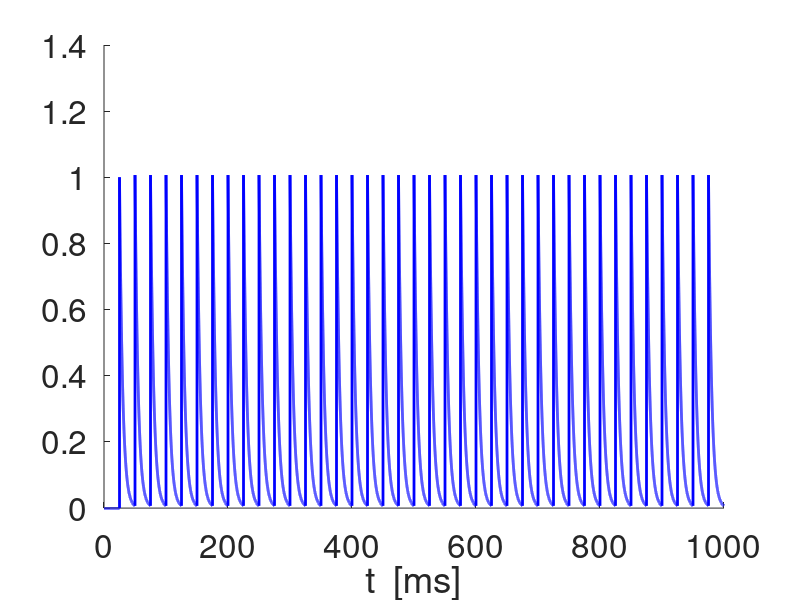
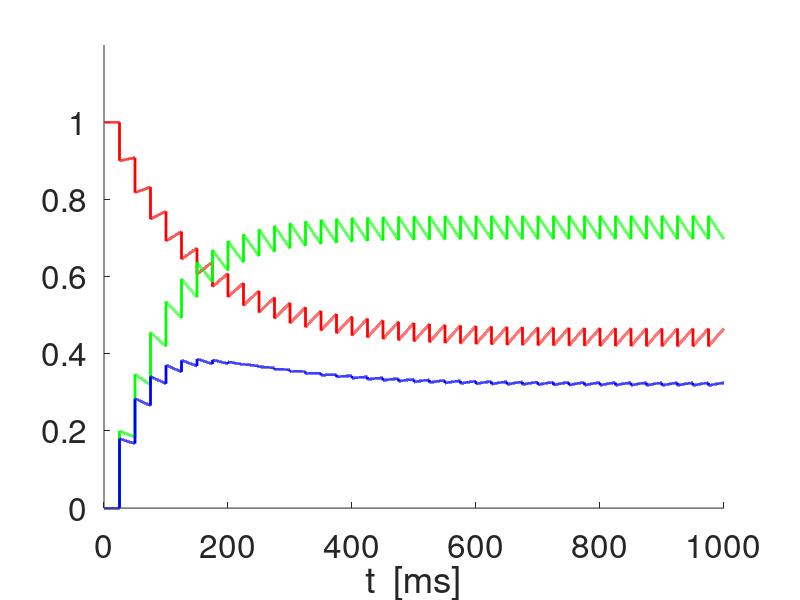
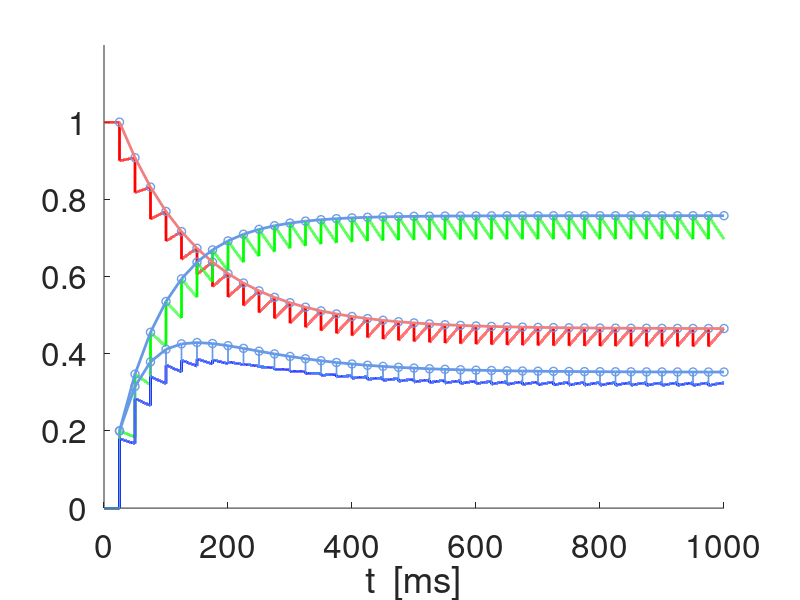
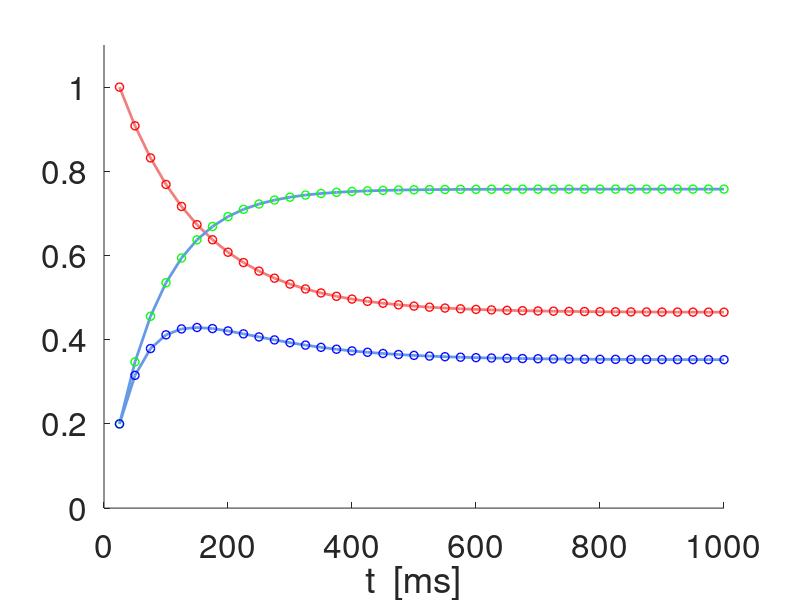

Write the MATLAB code that produced these figures, in order.
% 2020-01-08

% Synaptic depression and facilitation models 
% (Dayan & Abbott, see Ermentrout & Terman book, Chapter 7) 

clearvars;
close all;

lightblueish = [.4 .6 .9];
lightcoral = [0.94 0.5 0.5];
lightgray = [.7 .7 .7];

% Parameters

taudec = 5;
taudep = 300;
taufac = 300;
adep = 0.1;
afac = 0.2;
Xinf = 1;
Zinf = 0;

% Time definitions

Tmax = 1000;
dt = 0.01;
t = 0:dt:Tmax;

% Input spike definitions

SpkFreqin = 40;
SpkPerin = 1000/SpkFreqin;
Nspk = floor(Tmax/SpkPerin);
tspk = (1:Nspk)*SpkPerin;



% Synaptic dynamics (no short-term plasticity)

S = zeros(1,length(t));

jspk = 1;
for j=1:length(t)-1
    k1s = -S(j)/taudec;
    as = S(j)+k1s*dt;
    k2s = -as/taudec;
    S(j+1) = S(j)+(k1s+k2s)*dt/2;
    if t(j)> tspk(jspk)
        S(j+1) = S(j+1)+1;
        jspk = jspk+1;
    end
end

figure
hold on
plot(t,S,'-b','linewidth',2);
set(gca,'fontsize',24);
xlabel('t  [ms]');

% Synaptic short-term plasticity

x = zeros(1,length(t));
z = zeros(1,length(t));

x(1) = 1;
z(1) = 0;
jspk = 1;
for j=1:length(t)-1
    k1x = (Xinf-x(j))/taudep;
    k1z = (Zinf-z(j))/taufac;
    ax = x(j)+k1x*dt;
    az = z(j)+k1z*dt;
    k2x = (Xinf-ax)/taudep;
    k2z = (Zinf-az)/taufac;
    x(j+1) = x(j)+(k1x+k2x)*dt/2;
    z(j+1) = z(j)+(k1z+k2z)*dt/2;
    if t(j)>= tspk(jspk)
        x(j+1) = x(j+1)-adep*x(j);
        z(j+1) = z(j+1)+afac*(1-z(j+1));
        jspk = jspk+1;
    end
end

m(1) = 0;
for j=2:length(t)
    m(j) = x(j-1)*z(j);
end

% x-, z- and m-traces (m=DeltaS)

figure
hold on
plot(t,x,'-r','linewidth',2);
plot(t,z,'-g','linewidth',2);
plot(t,x.*z,'-b','linewidth',2);
axis([0 Tmax 0 1.2]);
set(gca,'fontsize',24);
xlabel('t  [ms]');

% x-, z- and m-traces (m=DeltaS) + peaks

figure
hold on
plot(t,x,'-r','linewidth',2);
plot(t,z,'-g','linewidth',2);
plot(t,x.*z,'-b','linewidth',2);
plot(t,m,'-','Color',lightblueish,'linewidth',1);
%plot(t,m,'-b','linewidth',2);
axis([0 Tmax 0 1.2]);
set(gca,'fontsize',24);
xlabel('t  [ms]');


% Sequence of peaks computed from the analytical solutions to the
% differential equations using the previous sequence values to generate the
% current ones (instead of the previous values in the differential
% equation discretization). 

Dtatspkin = SpkPerin;
Tspkmax = floor(Tmax/SpkPerin);
tspk = [SpkPerin:SpkPerin:Tspkmax*SpkPerin];


    
Pdep =  exp(-Dtatspkin/taudep);
Pfac =  exp(-Dtatspkin/taufac);
X = zeros(1,Tspkmax);
Z = zeros(1,Tspkmax);
Zaux = zeros(1,Tspkmax);
X(1) = 1;
Z(1) = afac;
for j=1:Tspkmax-1
    X(j+1) = Xinf+((1-adep)*X(j)-Xinf)*Pdep;       
    Z(j+1) = (1-afac)*(Zinf+(Z(j)-Zinf)*Pfac)+afac;
end
M = X.*Z;
jspk = floor(tspk/dt);
Xfp = (1-Pdep)*Xinf/(1-(1-adep)*Pdep);
Zfp = ((1-Pfac)*(1-afac)*Zinf+afac)/(1-(1-afac)*Pfac);


plot(tspk,X,'o','Color',lightblueish,'linewidth',1);
plot(tspk,Z,'o','Color',lightblueish,'linewidth',1);
plot(tspk,M,'o','Color',lightblueish,'linewidth',1);



% Approximation of the Peak sequences by the toy model functions
% F = A+(1-A)*exp(-(t-tspk(1))/sigmadep)
% G = B*(1-C*exp(-(t-tspk(1))/sigmadep)

Fcut = 0.5*(X(1)-Xfp)+Xfp;
for k=2:length(tspk)
    if X(k)<Fcut
        kaux = k;    
        break
    end
end
sgmadep = (tspk(kaux)-tspk(1))/log((1-Xfp)/(X(kaux)-Xfp));
F = Xfp+(1-Xfp)*exp(-(tspk-tspk(1))/sgmadep);
E = sum((X-F).^2);

Gcut = 0.5*(Zfp-Z(1))+Z(1);
for k=2:length(tspk)
    if Z(k)>Gcut
        kaux = k;    
        break
    end
end

C = 1-afac/Zfp;
sgmafac = (tspk(kaux)-tspk(1))/log(Zfp*C/(Zfp-Z(kaux)));
G = Zfp*(1-C*exp(-(tspk-tspk(1))/sgmafac));
E = sum((Z-G).^2);
H = F.*G;
plot(tspk,F,'-','Color',lightcoral,'linewidth',2);
plot(tspk,G,'-','Color',lightblueish,'linewidth',2);
plot(tspk,H,'-','Color',lightblueish,'linewidth',2);
Hexpanded = Zfp*(Xfp-Xfp*C*exp(-(tspk-tspk(1))/sgmafac)+(1-Xfp)*exp(-(tspk-tspk(1))/sgmadep)-(1-Xfp)*C*exp(-(tspk-tspk(1))*(1/sgmadep+1/sgmafac)));
Hcut = Zfp*(Xfp-Xfp*C*exp(-(tspk-tspk(1))/sgmafac)+(1-Xfp)*exp(-(tspk-tspk(1))/sgmadep));
%plot(tspk,Hexpanded,'-k','linewidth',1);
%plot(tspk,Hcut,'-','Color',lightgray,'linewidth',1);



figure
hold on
plot(tspk,F,'-','Color',lightcoral,'linewidth',2);
plot(tspk,G,'-','Color',lightblueish,'linewidth',2);
plot(tspk,H,'-','Color',lightblueish,'linewidth',2);
plot(tspk,X,'or','linewidth',1);
plot(tspk,Z,'og','linewidth',1);
plot(tspk,M,'ob','linewidth',1);
axis([0 Tmax 0  1.1]);
set(gca,'fontsize',24);
xlabel('t  [ms]');

figure
hold on
plot(tspk,F,'-r','linewidth',2);
plot(tspk,G,'-g','linewidth',2);
plot(tspk,H,'-b','linewidth',2);
plot(tspk,X,'or','linewidth',1);
plot(tspk,Z,'og','linewidth',1);
plot(tspk,M,'ob','linewidth',1);
axis([0 Tmax 0  1.1]);
legend('X_n','Z_n','\DeltaS_n')
set(gca,'fontsize',24);
xlabel('t  [ms]');



% figure
% hold on
% % plot([1:Tspkmax],X,'or','linewidth',2);
% % plot([1:Tspkmax],Z,'og','linewidth',2);
% % plot([1:Tspkmax],M,'ob','linewidth',2);
% plot(tspk,X,'-or','linewidth',1);
% plot(tspk,Z,'-og','linewidth',1);
% plot(tspk,M,'-ob','linewidth',1);
% axis([0 Tmax 0 1.2]);
% set(gca,'fontsize',24);
% xlabel('t_{spk}  [ms]');


%%%%%%%%%%%%%%%%%%%%%%%%%%%%%%%%%%%%%%%%%%%%%%%%%%%%%%%%

TOY = 0;
if TOY == 1

    % Toy-function model

    taudep=10;
    taufac = 1;
    B = 1;
    A = 0.2;
    C = 0.8;
    alpha=10;
    Ttmax = 10;
    tt = 0:0.01:Ttmax;
    f = A+(1-A)*exp(-tt/taudep);
    g = B*(1-C*exp(-tt/taufac));
    H = f.*g;


    % Rescaled toy-function model

    A = 0.2;
    C = 0.8;
    tau = 1;
    f = A+(1-A)*exp(-tt/tau);
    g = 1-C*exp(-tt);
    H = f.*g;

    figure
    hold on
    plot(tt,f,'-r','linewidth',2);
    plot(tt,g,'-g','linewidth',2);
    plot(tt,H,'-b','Color',lightblueish,'linewidth',2)
    plot(tt,H,'-b','linewidth',2)
    axis([0 Ttmax 0 1.2]);
    set(gca,'fontsize',24);
    xlabel('t  [ms]');

end
